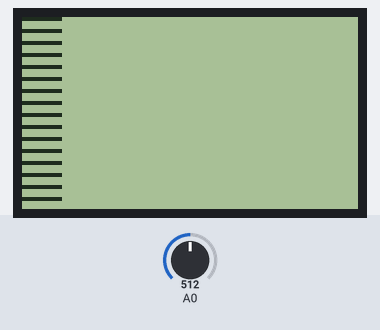
Bench run of a sketch on a simulated Arduino Uno, built with avr-gcc and run on an emulated ATmega328P. Shown: 84×48 one-colour display. The inputs (shaded band) are chosen by the test bench; at power-on: A0 = 512. What the sketch prints to the serial monitor is not drawn.

Above: at 0.1 s.

The sketch:

nokia_display.ino
```cpp
#include <Adafruit_GFX.h>
#include <Adafruit_PCD8544.h>

unsigned long int time = 0;
Adafruit_PCD8544 display = Adafruit_PCD8544(3, 4, 5, 6, 7);
void setup() {
  Serial.begin(9600);
  display.begin();              // Инициализация дисплея
  display.clearDisplay();
  display.setContrast(60);      // Устанавливаем контраст
}

void loop() {
  time++;
  if(time > 100) {
  for(int i = 0; i < 10; i++) {
    for(int j = 0; j < 84; j++) {
      if((j % 3) == 0) {
      display.drawPixel(i, j, BLACK);
      }
    }
  }
  display.display();
  }
  if(time > 100) {
    Serial.print(analogRead(A0));
    Serial.print("\n");
    time = 0;
  }
}
```
